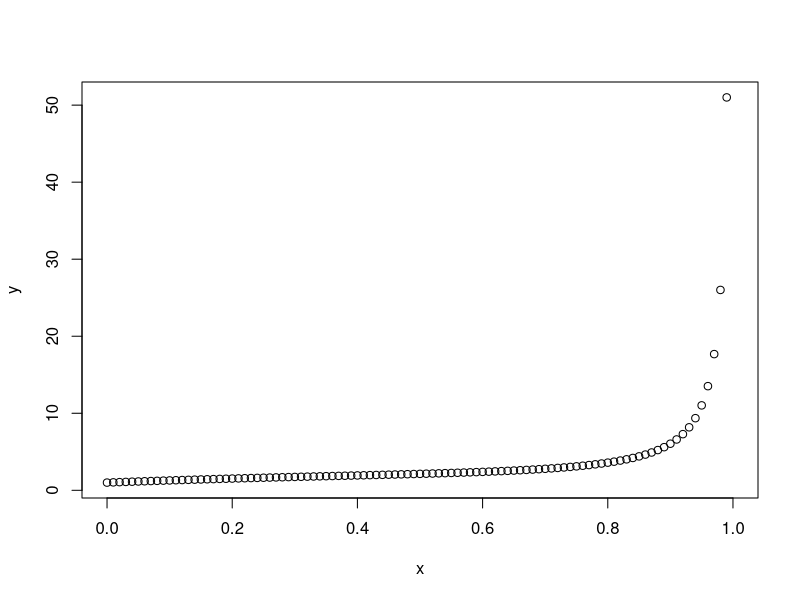
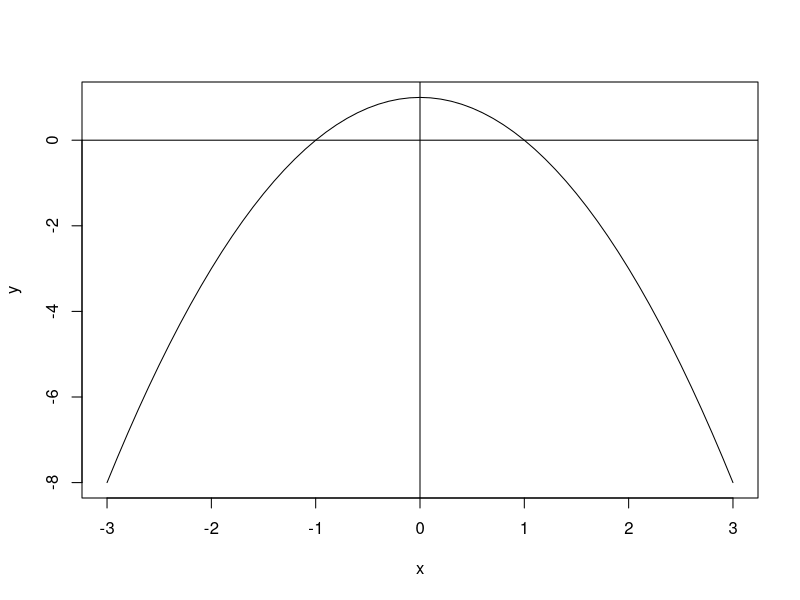
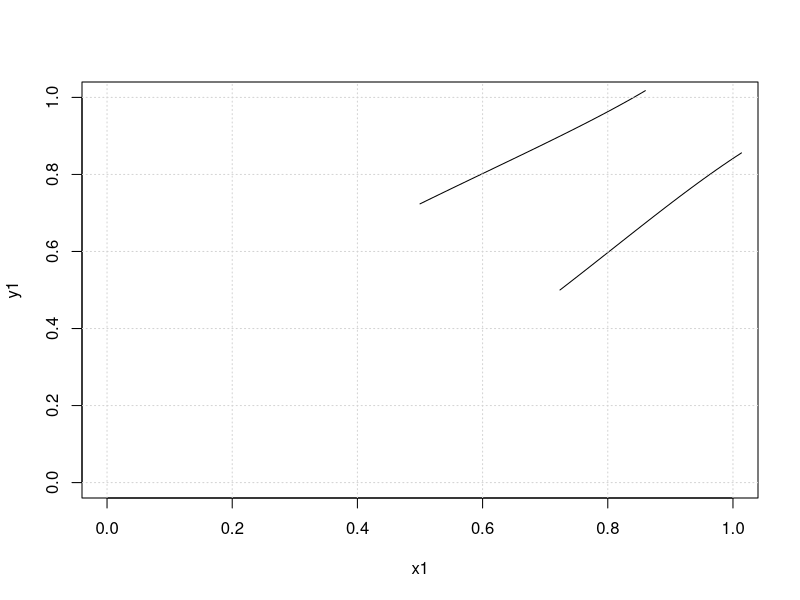
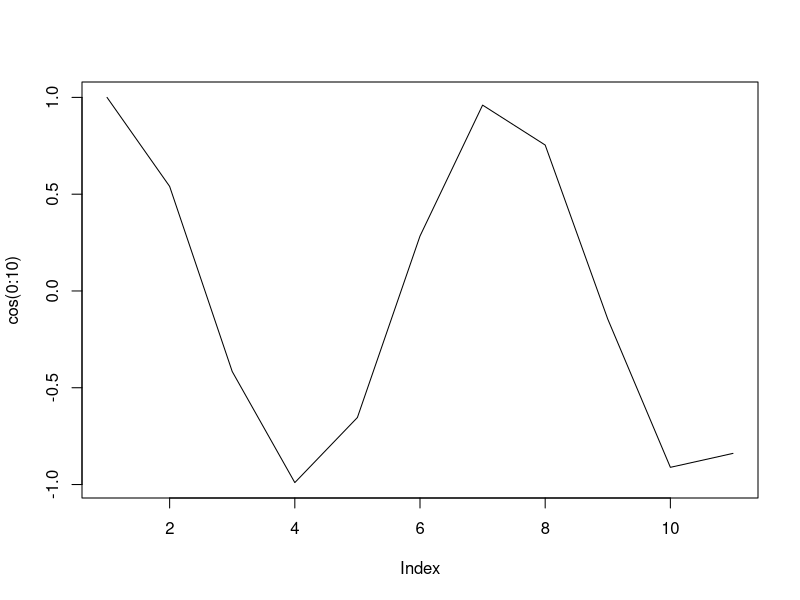

Here is the R script that generated these plots, in order:
delta <- as.matrix(rbind(c(3,-2,-3,-4),c(1,2,1,-2),c(6,1,-1,3),c(3,0,2,1)))
result <- as.matrix(c(-2,4,6,5))

d <- det(delta)
d1 <- round(det(cbind(result,delta[,-1])),2)
d2 <- round(det(cbind(delta[,1],result,delta[,c(3,4)])),2)
d3 <- round(det(cbind(delta[,c(1,2)],result,delta[,c(4)])),2)
d4 <- round(det(cbind(delta[,-4],result)),2)

x1 <- d1 / d
x2 <- d2 / d
x3 <- d3 / d
x4 <- d4 / d
x <- as.matrix(c(x1,x2,x3,x4))

test <- delta %*% x

all.equal(result, test)

x <- seq(0, 1, 0.01)
y <- (2 * x^2 - 3 * x - 1) / (x^4 - 1)
plot(x, y)

x <- seq(-3, 3, 0.1)
y <- 1 - x ^ 2
plot(x, y, type = "l")
abline(h=0)
abline(v=0)
integrand <- function(x) {x^2 + 1}
integrate(integrand, lower = -1, upper = 1)

x <- 2
1 / (x + 1/x^6)
(x^-1 + (x^-6)^-1)
(2 + 3 + 4)^-1
2^-1 + 3^-1 + 4^-1

x1 <- seq(sqrt(pi/6), sqrt(pi/3), by=0.01)
y1 <- sin(x1^2)
plot(x1, y1, type="l", xlim=c(0, 1), ylim=c(0, 1))
x2 <- seq(1/2, sqrt(3)/2, by=0.01)
y2 <- sqrt(asin(x2))
lines(x2, y2, type="l")

s1 <- (sqrt(pi/6)+sqrt(pi/3)) * (sqrt(3) - 1) * 1/4
s2 <- (sqrt(3) + 1) * (sqrt(pi/3) - sqrt(pi/6)) * 1 / 4
s1+s2

1/4 * (sqrt(pi/3)*sqrt(3) - sqrt(pi/3) + sqrt(pi/6)*sqrt(3) - sqrt(pi/6))
1/4 * (sqrt(pi/3)*sqrt(3) - sqrt(pi/6)*sqrt(3) + sqrt(pi/3) - sqrt(pi/6))

1/4 * (sqrt(pi/3)*sqrt(3) - sqrt(pi/3) - sqrt(pi/6))
1/4 * (sqrt(pi/3)*sqrt(3) + sqrt(pi/3) - sqrt(pi/6))

rbind(x1, y1, x2, y2)

integrand <- function(x) {sin(x^2)}
integrate(integrand, lower = sqrt(pi/6), upper = sqrt(pi/3))

integrand <- function(x) {asin(x)}
integrate(integrand, lower = 1/2, upper = sqrt(3)/2)

lines(x, sqrt(asin(x)))
grid()

integrand1 <- function(x) {
  k <- 1
  for (j in 1:1) {k <- k * cos(j * x)}
  return(k)
}
integrate(integrand1, lower = 0, upper = 2*pi)

integrand2 <- function(x) {
  k <- 2
  for (j in 1:1) {k <- k * cos(j * x)}
  return(k)
}
integrate(integrand2, lower = 0, upper = 2*pi)

integrand3 <- function(x) {
  k <- 3
  for (j in 1:1) {k <- k * cos(j * x)}
  return(k)
}
integrate(integrand3, lower = 0, upper = 2*pi)

integrand4 <- function(x) {
  k <- 4
  for (j in 1:1) {k <- k * cos(j * x)}
  return(k)
}
integrate(integrand4, lower = 0, upper = 2*pi)


a <- 1
for (i in 1:10) {
  a <- a / (1 + i * a)
  print(paste(i, a))
}

r <- sapply(1:10000, function(x){
  a <- sample(1:10, 1)
  b <- sample(1:10, 1)
  ifelse(sum(sort(a)==sort(b))==TRUE, TRUE, FALSE)
})
c <- table(r)
c[2] / sum(c)
c[1] / sum(c)


m <- 3
n <- 9
#Сочетание
factorial(n)/(factorial(n-m) * factorial(m))
#Размещение
factorial(n)/(factorial(n-m))


factorial(9) / (factorial(6) * factorial(3))

v1 <- c(0, 1)
v2 <- c(1, 0)
V <- as.matrix(rbind(v1,v2))

s <- eigen(V)
s

v1 <- c(1, 2, 3)
v2 <- c(3, 1, 2)
v3 <- c(2, 3, 1)
V <- as.matrix(rbind(v1,v2,v3))
determinant(V)

v1 <- c(0, 1, 2, 3, 4, 5)
v2 <- c(1, 0, 1, 2, 3, 4)
v3 <- c(2, 1, 0, 1, 2, 3)
v4 <- c(3, 2, 1, 0, 1, 2)
v5 <- c(4, 3, 2, 1, 0, 1)
v6 <- c(5, 4, 3, 2, 1, 0)
V <- as.matrix(rbind(v1,v2,v3, v4, v5, v6))
exp(determinant(V)$modulus)
qr(V)
s <- eigen(V)
s
j <- 0
i <- 2
s <- integer(0)
for (i in 2:12) {
  V <- NULL
  v <- c(i:1, 0:i)
  for (j in 0:i) {
    v1 <- v[(j+1):(j+i+1)]
    V <- rbind(V, v1)
    #V <- rbind(v[j:(j+i+1)], V)
    #print(v1)
  }
  V <- as.matrix(V)
  d <- exp(determinant(V)$modulus)
  r <- qr(V)$rank
  s[i-1] <- d
  print(paste(i+1, sum(V)/2, d, r, sep=" "))
}
s / 4

n <- 12
2^(n-2) * factorial(n-1)/factorial(n-2)

k <- 1:100
x <- 1
prod(cos(x * 2^-k))
plot(cos(0:10), type="l")

s <- sample(0:10, 10000, replace = T) / 10
s <- c(0,10)
table(s)
sd(s)
var(s)
v <- (0:10)
v<- c(0,1)
sd(v)
var(v)
sum((v - mean(v))^2) / (length(v) - 1)
sum(v^2) / (length(v) - 1) - sum(rep(mean(v), length(v))^2) / (length(v) - 1)

